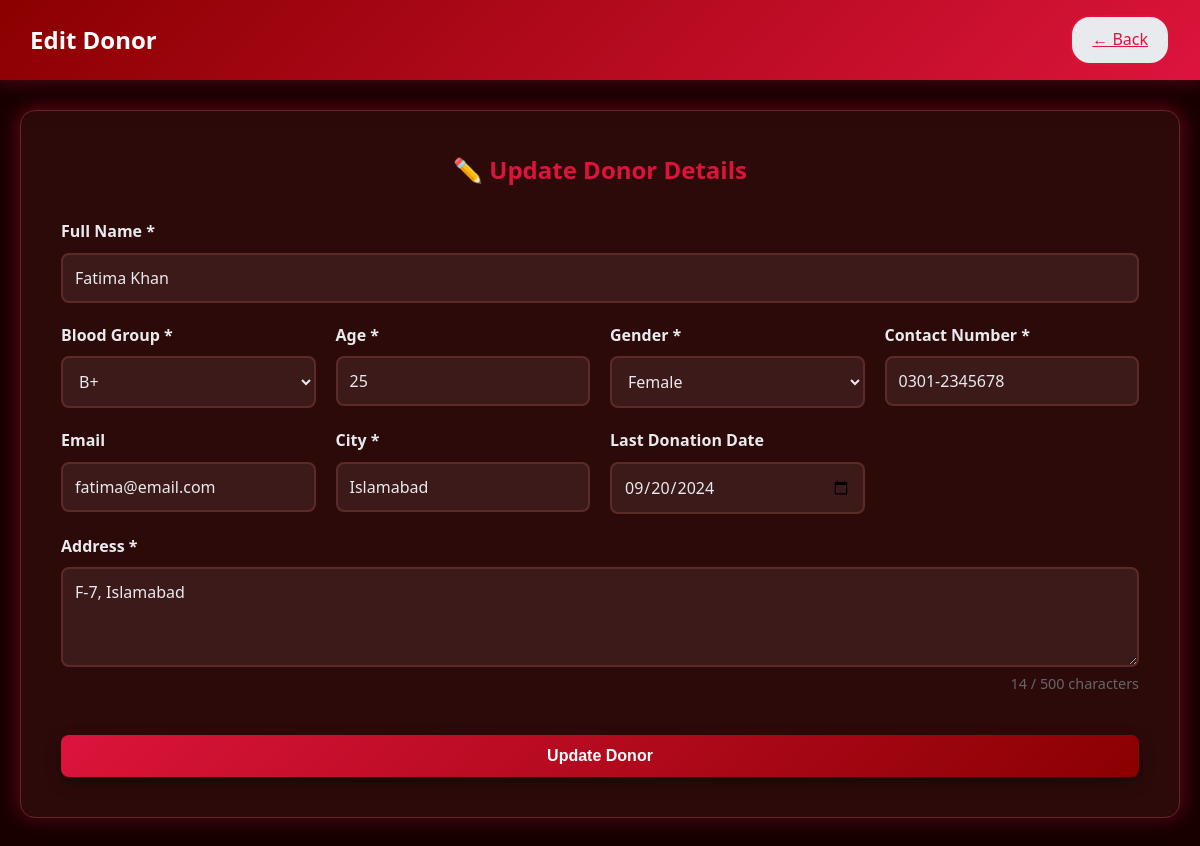
/donorServices/edit_donor.php?id=2 (signed in), run on the app's committed database.
### tables this page shows
CREATE TABLE donors (
    id INT PRIMARY KEY AUTO_INCREMENT,
    admin_id INT NOT NULL,
    name VARCHAR(100) NOT NULL,
    blood_group VARCHAR(5) NOT NULL,
    age INT NOT NULL CHECK (age >= 18),
    gender VARCHAR(10) NOT NULL CHECK (gender IN ('Male','Female','Other')),
    contact VARCHAR(15) NOT NULL,
    email VARCHAR(100),
    city VARCHAR(50) NOT NULL,
    address TEXT NOT NULL,
    last_donation_date DATE,
    created_at TIMESTAMP DEFAULT CURRENT_TIMESTAMP,
    FOREIGN KEY (admin_id) REFERENCES admins(id)
);

### donors/config.php (called while the page is built, shortened)
<?php
$host = 'localhost';
$username = 'root';
$password = '';
$database = 'blood_donor_system';
$conn = mysqli_connect($host, $username, $password, $database);
function clean($data) {
    global $conn;
    $data = trim($data);
    $data = stripslashes($data);
    $data = htmlspecialchars($data);
    $data = mysqli_real_escape_string($conn, $data);
    return $data;
}
?>

### donorServices/edit_donor.php (the view, shortened to what this page needs)
<?php
require_once 'config.php';
$donor_id = clean($_GET['id']);
$sql = "SELECT * FROM donors WHERE id = '$donor_id'";
$result = mysqli_query($conn, $sql);
$donor = mysqli_fetch_assoc($result);
?>
<!DOCTYPE html>
<html lang="en">
<head>
    <link rel="stylesheet" href="style.css">
</head>
<body>
    <nav class="navbar">
        <h1>Edit Donor</h1>
        <a href="view_donors.php" class="btn-back">← Back</a>
    </nav>
    <div class="container">
        <div class="form-card">
            <h2>✏️ Update Donor Details</h2>
            <form method="POST">
                <div class="form-grid">
                    <div class="form-group full-width">
                        <label>Full Name *</label>
                        <input type="text" name="name" value="<?= htmlspecialchars($donor['name']) ?>" required>
                    </div>
                    <div class="form-group">
                        <label>Blood Group *</label>
                        <select name="blood_group" required>
                            <?php
                            $groups = ['A+','A-','B+','B-','O+','O-','AB+','AB-'];
                            foreach($groups as $g) {
                                $selected = ($donor['blood_group'] == $g) ? 'selected' : '';
                                echo "<option value='$g' $selected>$g</option>";
                            }
                            ?>
                        </select>
                    </div>
                    <div class="form-group">
                        <label>Age *</label>
                        <input type="number" name="age" min="18" max="65" value="<?= $donor['age'] ?>" required>
                    </div>
                    <div class="form-group">
                        <label>Gender *</label>
                        <select name="gender" required>
                            <option value="Female" <?= $donor['gender'] == 'Female' ? 'selected' : '' ?>>Female</option>
                        </select>
                    </div>
                    <div class="form-group">
                        <label>Contact Number *</label>
                        <input type="text" name="contact" value="<?= $donor['contact'] ?>" required>
                    </div>
                    <div class="form-group">
                        <label>Email</label>
                        <input type="email" name="email" value="<?= $donor['email'] ?>">
                    </div>
                    <div class="form-group">
                        <label>City *</label>
                        <input type="text" name="city" value="<?= $donor['city'] ?>" required>
                    </div>
                    <div class="form-group">
                        <label>Last Donation Date</label>
                        <input type="date" name="last_donation" value="<?= $donor['last_donation_date'] ?>">
                    </div>
                    <div class="form-group full-width">
                        <label>Address *</label>
                        <textarea name="address" required><?= htmlspecialchars($donor['address']) ?></textarea>
                    </div>
                </div>
                <button type="submit" class="btn btn-submit">Update Donor</button>
            </form>
        </div>
    </div>
</body>
</html>

### utilities/style.css (style rules this page uses)
:root { --primary-color: #dc143c; --secondary-color: #8b0000; --accent-color: #ff6b6b; --success-color: #ff4444; --warning-color: #ff8800; --green-color: #00cc00; --new-color:rgb(255, 94, 0); --bg-color: #1a0000; --bg-card: #2d0a0a; --white: #ffffff; --light-gray: #3d1a1a; --border-color: #5d2a2a; --text-dark: #e8eaed; --text-light: #c8aab8; --text-white: #ffffff; --spacing-xs: 5px; --spacing-sm: 10px; --spacing-md: 20px; --spacing-lg: 30px; --spacing-xl: 40px; --radius-sm: 5px; --radius-md: 8px; --radius-lg: 15px; --radius-round: 50px; --shadow-sm: 0 2px 5px rgba(0,0,0,0.3); --shadow-md: 0 5px 15px rgba(0,0,0,0.4); --shadow-lg: 0 10px 30px rgba(0,0,0,0.5); --glow-primary: 0 0 20px rgba(220, 20, 60, 0.6); --glow-accent: 0 0 20px rgba(255, 107, 107, 0.6); --glow-success: 0 0 20px rgba(255, 68, 68, 0.6); --transition: 0.3s ease; }
* { margin: 0; padding: 0; box-sizing: border-box; }
body { font-family: 'Segoe UI', Tahoma, Geneva, Verdana, sans-serif; background: var(--bg-color); color: var(--text-dark); line-height: 1.6; }
.navbar { background: linear-gradient(135deg, var(--secondary-color), var(--primary-color)); padding: 15px var(--spacing-lg); color: var(--text-white); display: flex; justify-content: space-between; align-items: center; box-shadow: var(--shadow-lg), var(--glow-primary); position: relative; overflow: hidden; }
.navbar::before { content: ''; position: absolute; top: 0; left: -100%; width: 100%; height: 100%; background: linear-gradient(90deg, transparent, rgba(255, 255, 255, 0.1), transparent ); animation: shimmer 3s infinite; }
.navbar h1 { font-size: 1.5em; font-weight: 600; text-align: center; }
.btn { padding: 12px var(--spacing-lg); border: none; border-radius: var(--radius-md); font-size: 1em; font-weight: bold; cursor: pointer; text-decoration: none; display: inline-block; transition: var(--transition); text-align: center; position: relative; overflow: hidden; }
.btn::before { content: ''; position: absolute; top: 50%; left: 50%; width: 0; height: 0; border-radius: 50%; background: rgba(255, 255, 255, 0.2); transform: translate(-50%, -50%); transition: width 0.6s, height 0.6s; }
.btn-back { background: var(--text-dark); color: var(--primary-color); padding: var(--spacing-sm) var(--spacing-md); border-radius: 20px; border: 2px solid var(--primary-color); }
.btn-submit { background: linear-gradient(135deg, var(--primary-color), var(--secondary-color)); color: var(--text-white); width: 100%; margin-top: var(--spacing-xl); box-shadow: var(--shadow-md); }
.container { max-width: 1200px; margin: var(--spacing-lg) auto; padding: 0 var(--spacing-md); }
.form-card { background: var(--bg-card); padding: var(--spacing-xl); border-radius: var(--radius-lg); box-shadow: var(--shadow-lg), var(--glow-primary); border: 1px solid var(--border-color); animation: slideIn 0.5s ease; }
.form-card h2 { text-align: center; margin-bottom: var(--spacing-lg); color: var(--primary-color); }
.form-grid { display: grid; grid-template-columns: repeat(auto-fit, minmax(200px, 1fr)); gap: var(--spacing-md); }
.form-group { display: flex; flex-direction: column; }
.full-width { grid-column: 1 / -1; }
label { margin-bottom: 8px; color: var(--text-dark); font-weight: bold; }
input, select, textarea { padding: 12px; border: 2px solid var(--border-color); border-radius: var(--radius-md); font-size: 1em; font-family: inherit; transition: var(--transition); background: var(--light-gray); color: var(--text-dark); }
textarea { resize: vertical; min-height: 100px; }

### data on the page
donors: name "Fatima Khan", age "25", gender "Female", contact "0301-2345678", email "fatima@email.com", city "Islamabad", last_donation "09/20/2024", address "F-7, Islamabad"

### other printed values
form field blood_group "B+"
